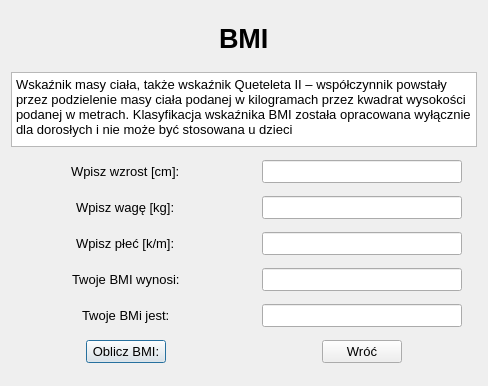
<?xml version="1.0" encoding="UTF-8"?>
<ui version="4.0">
 <class>bmi</class>
 <widget class="QDialog" name="bmi">
  <property name="geometry">
   <rect>
    <x>0</x>
    <y>0</y>
    <width>488</width>
    <height>386</height>
   </rect>
  </property>
  <property name="windowTitle">
   <string comment="BMI" extracomment="BMI">BMI</string>
  </property>
  <layout class="QGridLayout" name="gridLayout_2">
   <item row="0" column="1">
    <layout class="QGridLayout" name="gridLayout_3">
     <item row="2" column="0" rowspan="4">
      <layout class="QGridLayout" name="gridLayout">
       <item row="5" column="1" alignment="Qt::AlignHCenter">
        <widget class="QLineEdit" name="lineEdit_plec">
         <property name="minimumSize">
          <size>
           <width>200</width>
           <height>0</height>
          </size>
         </property>
         <property name="maximumSize">
          <size>
           <width>500</width>
           <height>16777215</height>
          </size>
         </property>
         <property name="font">
          <font>
           <pointsize>10</pointsize>
          </font>
         </property>
        </widget>
       </item>
       <item row="8" column="0" alignment="Qt::AlignHCenter">
        <widget class="QPushButton" name="pushButton">
         <property name="font">
          <font>
           <pointsize>10</pointsize>
          </font>
         </property>
         <property name="text">
          <string>Oblicz BMI:</string>
         </property>
        </widget>
       </item>
       <item row="3" column="0" alignment="Qt::AlignHCenter">
        <widget class="QLabel" name="label_wzrost">
         <property name="minimumSize">
          <size>
           <width>100</width>
           <height>0</height>
          </size>
         </property>
         <property name="font">
          <font>
           <pointsize>10</pointsize>
          </font>
         </property>
         <property name="text">
          <string>Wpisz wzrost [cm]:</string>
         </property>
        </widget>
       </item>
       <item row="6" column="1" alignment="Qt::AlignHCenter">
        <widget class="QLineEdit" name="lineEdit_bmi">
         <property name="minimumSize">
          <size>
           <width>200</width>
           <height>0</height>
          </size>
         </property>
         <property name="maximumSize">
          <size>
           <width>500</width>
           <height>16777215</height>
          </size>
         </property>
         <property name="font">
          <font>
           <pointsize>10</pointsize>
          </font>
         </property>
         <property name="readOnly">
          <bool>true</bool>
         </property>
        </widget>
       </item>
       <item row="4" column="0" alignment="Qt::AlignHCenter">
        <widget class="QLabel" name="label_waga">
         <property name="font">
          <font>
           <pointsize>10</pointsize>
          </font>
         </property>
         <property name="text">
          <string>Wpisz wagę [kg]:</string>
         </property>
        </widget>
       </item>
       <item row="4" column="1" alignment="Qt::AlignHCenter">
        <widget class="QLineEdit" name="lineEdit_waga">
         <property name="minimumSize">
          <size>
           <width>200</width>
           <height>0</height>
          </size>
         </property>
         <property name="maximumSize">
          <size>
           <width>500</width>
           <height>16777215</height>
          </size>
         </property>
         <property name="font">
          <font>
           <pointsize>10</pointsize>
          </font>
         </property>
        </widget>
       </item>
       <item row="5" column="0" alignment="Qt::AlignHCenter">
        <widget class="QLabel" name="label_plec">
         <property name="font">
          <font>
           <pointsize>10</pointsize>
          </font>
         </property>
         <property name="text">
          <string>Wpisz płeć [k/m]:</string>
         </property>
        </widget>
       </item>
       <item row="7" column="1" alignment="Qt::AlignHCenter">
        <widget class="QLineEdit" name="lineEdit_bmi_2">
         <property name="minimumSize">
          <size>
           <width>200</width>
           <height>0</height>
          </size>
         </property>
         <property name="maximumSize">
          <size>
           <width>500</width>
           <height>16777215</height>
          </size>
         </property>
         <property name="font">
          <font>
           <pointsize>10</pointsize>
          </font>
         </property>
         <property name="readOnly">
          <bool>true</bool>
         </property>
        </widget>
       </item>
       <item row="8" column="1" alignment="Qt::AlignHCenter|Qt::AlignVCenter">
        <widget class="QPushButton" name="pushButton_wroc">
         <property name="font">
          <font>
           <pointsize>10</pointsize>
          </font>
         </property>
         <property name="text">
          <string>Wróć</string>
         </property>
        </widget>
       </item>
       <item row="7" column="0" alignment="Qt::AlignHCenter">
        <widget class="QLabel" name="label_bmi_2">
         <property name="font">
          <font>
           <pointsize>10</pointsize>
          </font>
         </property>
         <property name="text">
          <string>Twoje BMi jest:</string>
         </property>
        </widget>
       </item>
       <item row="3" column="1" alignment="Qt::AlignHCenter">
        <widget class="QLineEdit" name="lineEdit_wzrost">
         <property name="minimumSize">
          <size>
           <width>200</width>
           <height>0</height>
          </size>
         </property>
         <property name="maximumSize">
          <size>
           <width>500</width>
           <height>16777215</height>
          </size>
         </property>
         <property name="font">
          <font>
           <pointsize>10</pointsize>
          </font>
         </property>
        </widget>
       </item>
       <item row="6" column="0" alignment="Qt::AlignHCenter">
        <widget class="QLabel" name="label_bmi">
         <property name="font">
          <font>
           <pointsize>10</pointsize>
          </font>
         </property>
         <property name="text">
          <string>Twoje BMI wynosi:</string>
         </property>
        </widget>
       </item>
      </layout>
     </item>
     <item row="0" column="0" alignment="Qt::AlignHCenter|Qt::AlignVCenter">
      <widget class="QLabel" name="label_3">
       <property name="font">
        <font>
         <pointsize>20</pointsize>
         <weight>75</weight>
         <bold>true</bold>
        </font>
       </property>
       <property name="text">
        <string>BMI</string>
       </property>
      </widget>
     </item>
     <item row="1" column="0">
      <widget class="QPlainTextEdit" name="plainTextEdit">
       <property name="maximumSize">
        <size>
         <width>16777215</width>
         <height>75</height>
        </size>
       </property>
       <property name="font">
        <font>
         <pointsize>10</pointsize>
        </font>
       </property>
       <property name="plainText">
        <string>Wskaźnik masy ciała, także wskaźnik Queteleta II – współczynnik powstały przez podzielenie masy ciała podanej w kilogramach przez kwadrat wysokości podanej w metrach. Klasyfikacja wskaźnika BMI została opracowana wyłącznie dla dorosłych i nie może być stosowana u dzieci</string>
       </property>
      </widget>
     </item>
    </layout>
   </item>
  </layout>
 </widget>
 <resources/>
 <connections/>
</ui>
